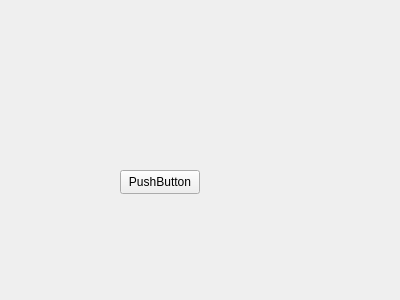
<?xml version="1.0" encoding="UTF-8"?>
<ui version="4.0">
 <class>Form</class>
 <widget class="QWidget" name="Form">
  <property name="geometry">
   <rect>
    <x>0</x>
    <y>0</y>
    <width>400</width>
    <height>300</height>
   </rect>
  </property>
  <property name="windowTitle">
   <string>Form</string>
  </property>
  <widget class="QPushButton" name="pushButton">
   <property name="geometry">
    <rect>
     <x>120</x>
     <y>170</y>
     <width>80</width>
     <height>24</height>
    </rect>
   </property>
   <property name="text">
    <string>PushButton</string>
   </property>
  </widget>
 </widget>
 <resources/>
 <connections/>
</ui>
